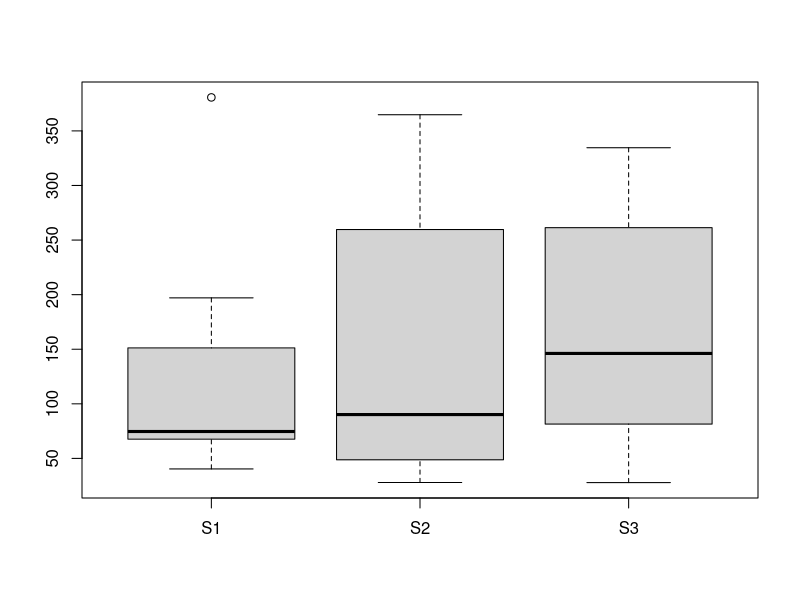

This chart was generated by the following R code:

### Lab 3: Optimizations
### Leonard Mada

### v1.0

###############

# install.packages("lpSolve")

library(lpSolve)

#### Problems ####

### Problem 1
### Cat Food
# from the Pulp tutorial
# https://pythonhosted.org/PuLP/CaseStudies/a_blending_problem.html


### P1.1: Simplified version

# minimize objective
food.names = c("Chicken", "Beef")
objective.coeff = c(0.013, 0.008)
objective.coeff = as.list(objective.coeff)
names(objective.coeff) = food.names

# constraints
constr.mat = matrix(
	c(
	0.100, 0.080, 0.001, 0.002,
	0.200, 0.100, 0.005, 0.005), nrow=2, byrow=TRUE)
colnames(constr.mat) = c("Protein", "Fat", "Fiber", "Salt")
rownames(constr.mat) = food.names

constr.mat = rbind( c(1, 1), t(constr.mat) )
constr.mat
constr.val = c(100, 8, 6, 2, 0.4)
constr.dir = c("=", ">=", ">=", "<=", "<=") # direction

# NON-integer solution
optimum = lp(direction="min", objective.coeff, constr.mat, constr.dir, constr.val)
optimum
optimum$solution

apply(constr.mat, 1, function(row) sum(row * optimum$solution))


### P1.2: Complete version

# minimize objective
food.names = c("Chicken", "Beef", "Mutton", "Rice", "Wheat_bran", "Gel")
objective.coeff = c(0.013, 0.008, 0.010, 0.002, 0.005, 0.001)
objective.coeff = as.list(objective.coeff)
names(objective.coeff) = food.names
len = length(food.names)

# constraints
constr.mat = matrix(
	c(
	0.100, 0.080, 0.001, 0.002,
	0.200, 0.100, 0.005, 0.005,
	0.150, 0.110, 0.003, 0.007,
	0.000, 0.010, 0.100, 0.002,
	0.040, 0.010, 0.150, 0.008,
	0.000, 0.000, 0.000, 0.000
	), nrow=len, byrow=TRUE)
colnames(constr.mat) = c("Protein", "Fat", "Fiber", "Salt")
rownames(constr.mat) = food.names
constr.mat

constr.mat = rbind( rep(1, len), t(constr.mat) )
constr.val = c(100, 8, 6, 2, 0.4)
constr.dir = c("==", ">=", ">=", "<=", "<=") # direction

# NON-integer solution
optimum = lp(direction="min", objective.coeff, constr.mat, constr.dir, constr.val)
optimum
optimum$solution

# Chicken    Beef   Mutton   Rice  Wheat_bran   Gel 
#       0      60        0      0           0    40

rez = apply(constr.mat, 1, function(row) sum(row * optimum$solution))
round(rez, 2)

# Total  Protein   Fat   Fiber    Salt 
# 100.0     12.0   6.0     0.3     0.3


#######################
#######################

### Problem 2
### Petrol Stations

### generic function to construct the constraints matrix
gen.matrix = function(len, min.quantity=0, huge.quantity=0, val.default=1) {
	len_A = len[1]
	len_B = len[2]
	len_tot = len_A * len_B * len_B
	if(min.quantity > 0) {
		# will add dummy binary variables
		len_tot = 2 * len_tot
	}
	
	# Max constraints
	constr.mat = matrix(rep(diag(len_A), len_B), nrow=len_A)
	if(min.quantity > 0) {
		constr.mat = cbind(constr.mat, matrix(0, nrow=len_A, ncol=len_A * len_B))
	}
	
	# Min quantity constraints
	temp.mat = matrix(
		rep(0, len_tot),
		nrow=len_B, byrow=FALSE)
	for(i in 0:(len_B - 1)) {
		temp.mat[i + 1, 1:len_A + i*len_A] = val.default
	}
	constr.mat = rbind(constr.mat, temp.mat)
	rm(temp.mat)
	
	# Min shipped quantity constraints
	if(min.quantity > 0) {
		tmp  = diag(len_A * len_B)
		tmp2 = cbind(tmp, tmp * (-min.quantity) )
		tmp2 = rbind(tmp2, cbind(-tmp, tmp * (huge.quantity) ))
		constr.mat = rbind(constr.mat, tmp2)
	}
	
	return(constr.mat)
}

# helper function to generate some random "distances"/costs
# generate some distances
rdist = function(len, option=1) {
	if(option == 1) {
		val = runif(len, 10, 20)
	} else if(option == 2) {
		val = runif(len, 5, 20)
		val = val * val
	} else if(option == 3) {
		val = rnorm(len, 10, 8)
		val = val * val
	} else {
		val = rpois(len, 15)
	}
	return(val)
}

### Example

# Max quantity per supplier
supplier.q = c(200, 500, 300)
len = length(supplier.q)
supplier.names = paste("S", 1:len, sep="")

# number of end users
len_gas = 9
# minimize objective
# Distance to gas stations
objective.coeff = rdist(len * len_gas, option=2)
objective.coeff = matrix(objective.coeff, ncol=len, byrow=TRUE)
colnames(objective.coeff) = supplier.names
rownames(objective.coeff) = paste("E", 1:len_gas, sep="")
objective.coeff
boxplot(objective.coeff)

constr.mat = gen.matrix(c(len, len_gas))

min_val = 85 # 100
constr.val = c(supplier.q, rep(min_val, len_gas))

constr.dir = c(rep("<=", len), rep(">=", len_gas)) # direction

# NON-integer solution
optimum = lp(direction="min", objective.coeff, constr.mat, constr.dir, constr.val)
optimum
optimum$solution
# for the unmodified (un-hacked) version of lp
t(matrix(optimum$solution, nrow=len))


#########
### Using Minimal shipped-Quantity Constraint

# 3 Suppliers
# 9 Consumers
# the binary variabiles (dummy variables)
# are used to code a variable as either being 0 or non-zero!

# Constraints
min_val = 90 # 100
# lets vary the min quantity
constr.val = c(supplier.q, rep(min_val, len_gas) + 1:len_gas )
constr.dir = c(rep("<=", len), rep(">=", len_gas)) # direction

min_transported = 40
constr.mat = gen.matrix(c(len, len_gas), min.quantity = min_transported, huge.quantity=max(supplier.q))
len_tot = len * len_gas
constr.bin.val = c(constr.val, rep(0, 2*len_tot))
constr.bin.dir = c(constr.dir, rep(">=", 2*len_tot))

# Binary variables
bin.var = len_tot + 1:len_tot
objective.bin.coeff = c(objective.coeff, rep(0, len_tot))
objective.bin.coeff = matrix(objective.bin.coeff, ncol=len, byrow=TRUE)
colnames(objective.bin.coeff) = supplier.names
rownames(objective.bin.coeff) = c(paste("E", 1:len_gas, sep=""), paste("dummy", 1:len_gas, sep=""))
objective.bin.coeff

optimum = lp(direction="min", objective.bin.coeff, constr.mat, constr.bin.dir, constr.bin.val, binary.vec = bin.var)
optimum
optimum$solution
# for the unmodified (un-hacked) version of lp
t(matrix(optimum$solution, nrow=len))
